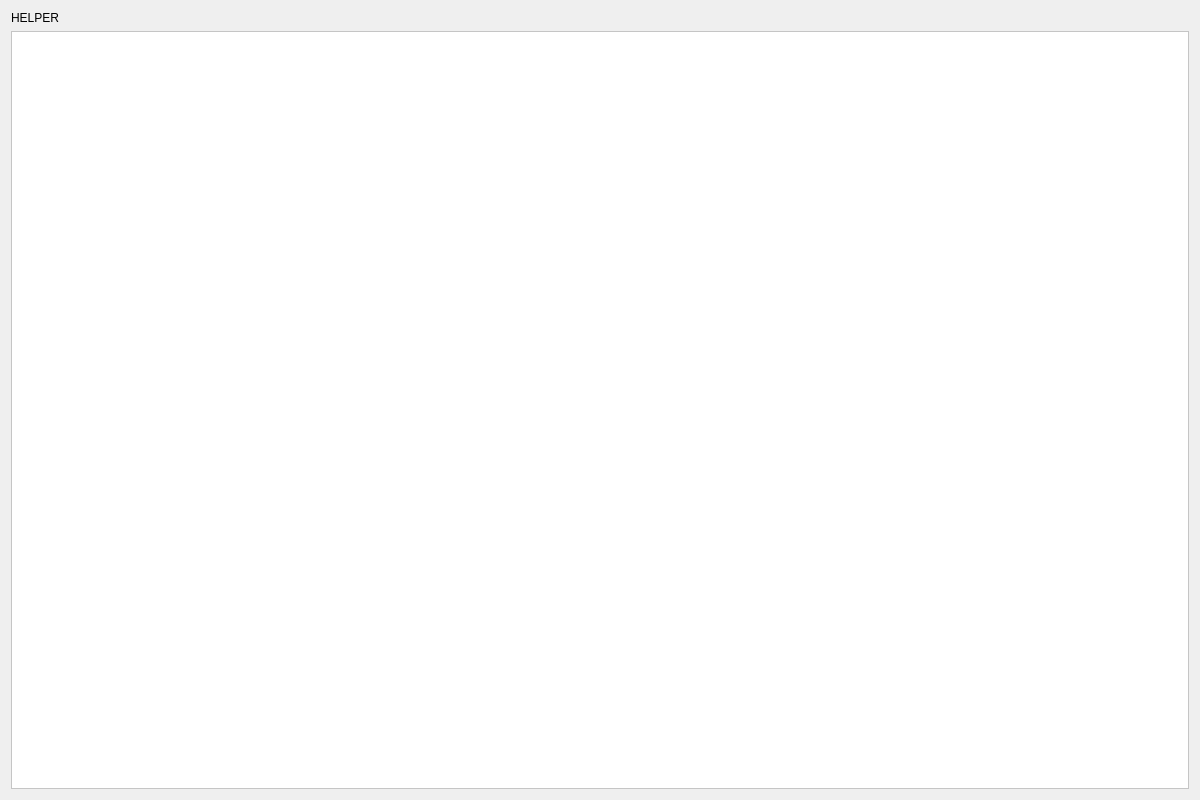
<?xml version="1.0" encoding="UTF-8"?>
<ui version="4.0">
 <class>Helper</class>
 <widget class="QWidget" name="Helper">
  <property name="geometry">
   <rect>
    <x>0</x>
    <y>0</y>
    <width>1200</width>
    <height>800</height>
   </rect>
  </property>
  <property name="windowTitle">
   <string>Form</string>
  </property>
  <layout class="QGridLayout" name="gridLayout">
   <item row="0" column="0">
    <layout class="QVBoxLayout" name="verticalLayout">
     <item>
      <widget class="QLabel" name="label_3">
       <property name="styleSheet">
        <string notr="true">QLabel
{
	font: 50pt &quot;Arial&quot;;
}</string>
       </property>
       <property name="text">
        <string>HELPER</string>
       </property>
       <property name="alignment">
        <set>Qt::AlignLeading|Qt::AlignLeft|Qt::AlignVCenter</set>
       </property>
      </widget>
     </item>
     <item>
      <widget class="QTextBrowser" name="textBrowser">
       <property name="styleSheet">
        <string notr="true">font: 12pt &quot;幼圆&quot;;
background-color: rgb(255, 255, 255);</string>
       </property>
      </widget>
     </item>
    </layout>
   </item>
  </layout>
 </widget>
 <resources/>
 <connections/>
</ui>
